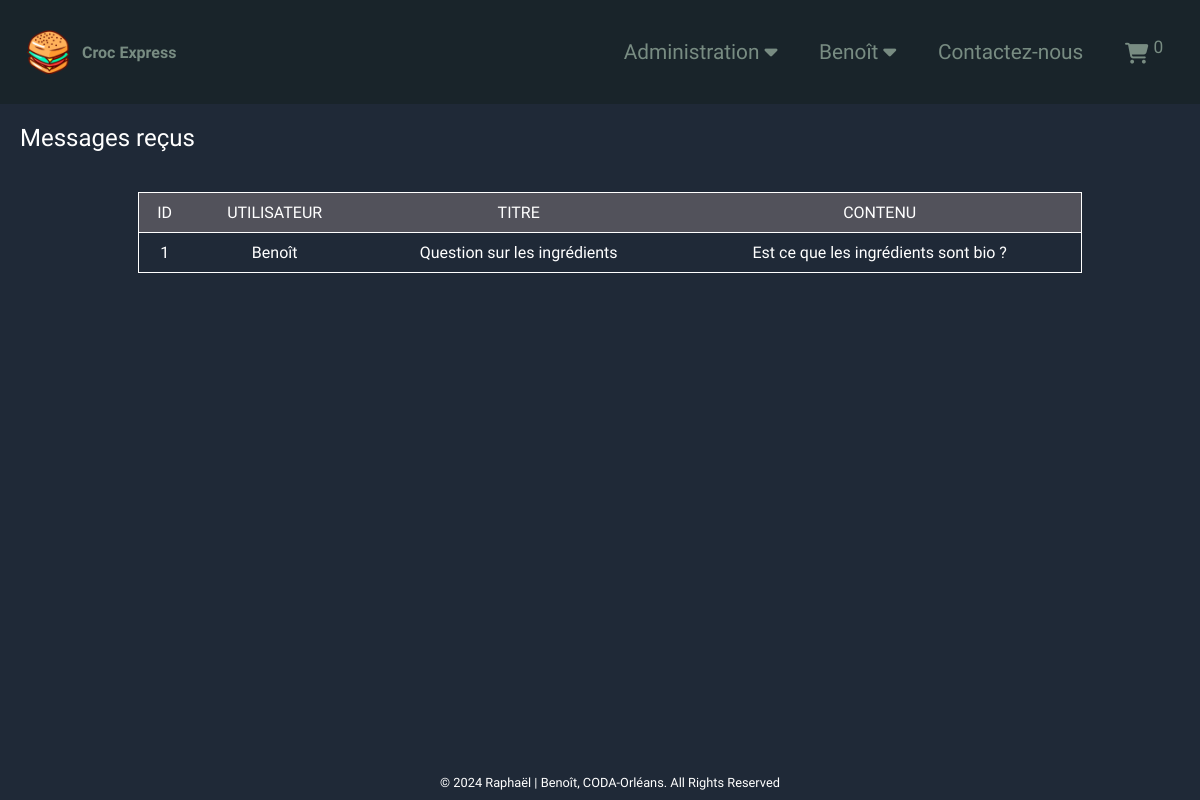
The app's page /index.php?page=admin_messages (signed in) with its own data.
### tables this page shows
CREATE TABLE `messages` (
  `id` int(11) NOT NULL,
  `title` varchar(50) NOT NULL,
  `content` varchar(255) NOT NULL,
  `user_id` int(11) NOT NULL,
  `ip` varchar(100) NOT NULL,
  `created_at` timestamp NOT NULL DEFAULT CURRENT_TIMESTAMP
);

CREATE TABLE `users` (
  `id` int(11) NOT NULL,
  `firstname` varchar(100) NOT NULL,
  `lastname` varchar(100) NOT NULL,
  `email` varchar(255) NOT NULL,
  `password` varchar(255) NOT NULL,
  `is_admin` tinyint(1) DEFAULT '0',
  `created_at` timestamp NULL DEFAULT CURRENT_TIMESTAMP
);

### src/controllers/admin/admin_messages_controller.php (called while the page is built)
<?php
$allMessages = $messageManager->getAll();
require PATH_VIEWS . 'admin/admin_message.php';

### public/index.php (called while the page is built, shortened)
<?php
require PATH_TO_PRIVATE . "core/DBconnection.php";
require "imports.php";
require PATH_VIEWS . 'layout.php';

### public/imports.php (called while the page is built, shortened)
<?php
$userManager = new UserManager($bdd, "users");
$messageManager = new MessageManager($bdd, "messages");

### src/classes/managers/Manager.class.php (called while the page is built, shortened)
<?php
abstract class Manager
{
    protected PDO $bdd;
    protected string $table;
    public function __construct(PDO $database_connection, string $table)
    {
        $this->bdd = $database_connection;
        $this->table = $table;
    }
    public function getOne(int $data_id)
    {
        $query = "SELECT * FROM " . $this->table . " WHERE id=:id";
        $response = $this->bdd->prepare($query);
        $response->execute([
            'id' => $data_id
        ]);
        return $response->fetch();
    }
    public function getAll(): array|null
    {
        $query = "SELECT * FROM " . $this->table;
        $response = $this->bdd->query($query);
        return $response->fetchAll();
    }
}

### src/views/admin/admin_message.php (the view)
<h3>Messages reçus</h3>
<table class="table-cart">
    <thead>
    <th>ID</th>
    <th>Utilisateur</th>
    <th>Titre</th>
    <th>Contenu</th>
    </thead>
    <?php foreach ($allMessages as $message) { ?>
        <?php $currentUser = $userManager->getOne($message['user_id']); ?>
        <tr>
            <td>
                <?= $message['id'] ?>
            </td>
            <td>
                <?= $currentUser['firstname'] ?>
            </td>
            <td>
                <?= htmlspecialchars($message['title']) ?>
            </td>
            <td>
                <?= htmlspecialchars($message['content']) ?>
            </td>
        </tr>
    <?php } ?>
</table>

### src/styles/style.css (style rules this page uses)
* { margin: 0; padding: 0; color: #FFF; font-family: "Work Sans", sans-serif; }
body { background-color: #1f2937; }
h3 { font-size: 1.5em; font-weight: 400; font-synthesis: none; text-rendering: optimizeLegibility; -webkit-font-smoothing: antialiased; -moz-osx-font-smoothing: grayscale; }
td { padding: 10px; text-align: center; vertical-align: middle; }
tr { border: 1px solid white; }
table { border: 1px solid white; margin: 40px auto; border-collapse: collapse; width: 80%; }
table * { font-weight: 400; }
thead th { padding: 10px; background-color: #52525b; text-transform: uppercase; }

### records on screen
messages: id "1", user.firstname "Benoît", title "Question sur les ingrédients", content "Est ce que les ingrédients sont bio ?"

### other values on screen
$_SESSION['name'] "Benoît"
$total "0"
